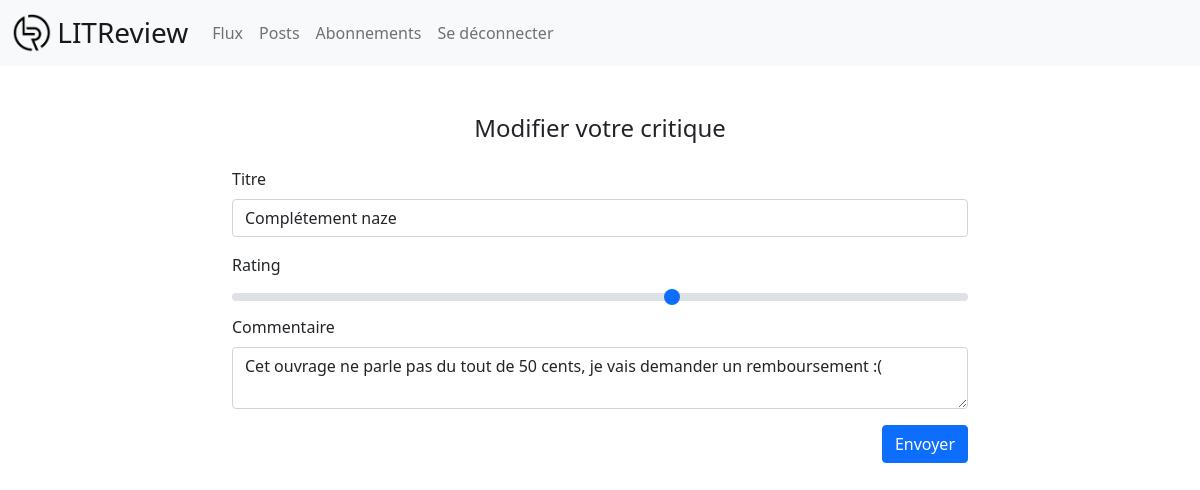
The app's page /reviews/7/edit/ (signed in) with its own data.
### litreviewcore/models.py (models this page shows)
class Review(models.Model):
    MAX_RATING = 5
    MIN_RATING = 0
    ticket = models.ForeignKey(Ticket, blank=True, on_delete=models.CASCADE)
    rating = models.PositiveSmallIntegerField(
        validators=[
            MinValueValidator(MIN_RATING),
            MaxValueValidator(MAX_RATING),
        ]
    )
    headline = models.CharField(max_length=128)
    body = models.CharField(max_length=8192, blank=True)
    user = models.ForeignKey(User, blank=True, on_delete=models.CASCADE)
    time_created = models.DateTimeField(auto_now_add=True)

### litreviewcore/views.py (the view)
# urls.py: path("reviews/<int:pk>/edit/", edit_review, name="edit-review"),
@login_required
def edit_review(request, pk):
    review = get_object_or_404(Review, pk=pk)
    if review.user != request.user:
        return HttpResponseForbidden()
    form = ReviewForm(
        request.POST or None,
        instance=review,
    )
    if request.method == "POST" and form.is_valid():
        form.save()
        return redirect("core:user-posts")
    return render(
        request,
        "litreviewcore/edit_review.html",
        {"review": review, "form": form},
    )

### litreviewcore/forms.py (shortened to what this page needs)
class ReviewForm(ModelForm):
    rating = IntegerField(
        min_value=Review.MIN_RATING, max_value=Review.MAX_RATING
    )
    class Meta:
        model = Review
        fields = ["ticket", "headline", "rating", "body", "user"]
        labels = {"headline": "Titre", "rating": "Note", "body": "Commentaire"}

### litreviewcore/templates/litreviewcore/edit_review.html (shortened to what this page needs)
{% extends 'base.html' %}
{% block content %}
<div class="container my-5">
    <div class="row justify-content-center my-5">
        <div class="col-10 col-lg-8">
            <h2 class="h4 text-center mb-4">Modifier votre critique</h2>
        </div>
        <div class="col-10 col-lg-8">
            <form action="{% url "core:edit-review" review.id %}" method="POST" class="row">
                <div class="col-12 mb-3">
                    <label for="{{ form.headline.id_for_label }}" class="form-label">{{ form.headline.label }}</label>
                    <input
                        type="text"
                        maxlength="{{ form.headline.field.max_length }}"
                        class="form-control {% if form.headline.errors %} is-invalid {% endif %}"
                        id="{{ form.headline.id_for_label }}"
                        name="{{ form.headline.html_name }}"
                        placeholder="{{ form.headline.label }}"
                        aria-label="{{ form.headline.label }}"
                        aria-describedby="{{ form.headline.id_for_label }}_errors"
                        {% if form.headline.value %} value="{{ form.headline.value }}" {% endif %}
                        required
                    />
                </div>
                <div class="col-12-mb-3">
                    <label for="{{ form.rating.id_for_label }}" class="form-label">{{ form.rating.label }}</label>
                    <input
                        class="form-range"
                        type="range"
                        min="{{ form.rating.field.min_value }}"
                        max="{{ form.rating.field.max_value }}"
                        step="1"
                        id="{{ form.rating.id_for_label }}"
                        name="{{ form.rating.html_name }}"
                        aria-label="{{ form.rating.label }}"
                    />
                </div>
                <div class="col-12 mb-3">
                    <label for="{{ form.body.id_for_label }}" class="form-label">{{ form.body.label }}</label>
                    <textarea
                        class="form-control {% if form.body.errors %} is-invalid {% endif %}"
                        id="{{ form.body.id_for_label }}"
                        name="{{ form.body.html_name }}"
                        aria-label="{{ form.body.label }}"
                        aria-describedby="{{ form.body.id_for_label }}_errors"
                    >{% if form.body.value %}{{ form.body.value }}{% endif %}</textarea>
                </div>
                <div class="col-12 mb-3 text-center text-sm-end">
                    <button type="submit" class="btn btn-primary">Envoyer</button>
                </div>
            </form>
        </div>
    </div>
</div>
{% endblock %}

### records on screen
Review: headline "Complétement naze", body "Cet ouvrage ne parle pas du tout de 50 cents, je vais demander un remboursement :("
